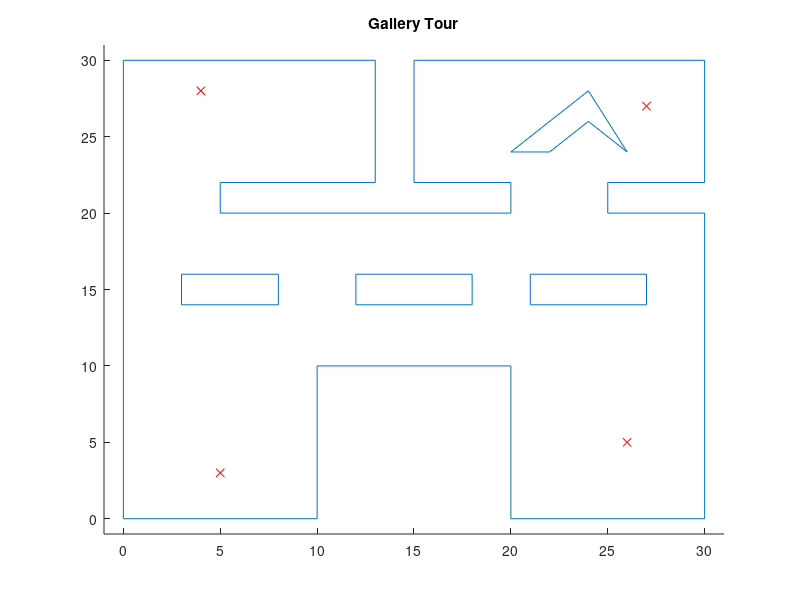

This figure's MATLAB source:
% Gallery map

boundary = [0 0; 10 0; 10 10; 20 10; 20 0; 30 0; 30 20; 25 20; 25 22; 30 22; 30 30; 15 30; 15 22; 20 22; 20 20; 5 20; 5 22; 13 22;13 30; 0 30];
obstacle1 = [3 14; 3 16; 8 16; 8 14];
obstacle2 = [12 14; 12 16; 18 16; 18 14];
obstacle3 = [21 14; 21 16; 27 16; 27 14];
obstacle4 = [20 24; 22 24; 24 26; 26 24; 24 28];

galleryMap = [boundary; boundary(1,:); NaN NaN; 
              obstacle1; obstacle1(1,:); NaN NaN;
              obstacle2; obstacle2(1,:); NaN NaN;
              obstacle3; obstacle3(1,:); NaN NaN;
              obstacle4; obstacle4(1,:); NaN NaN];
              
tour = [4 28; 5 3; 27 27; 26 5];
          
figure(1); clf; hold on;
plot(galleryMap(:,1),galleryMap(:,2));
plot(tour(:,1), tour(:,2), 'rx');
title('Gallery Tour');
axis([-1 31 -1 31])

